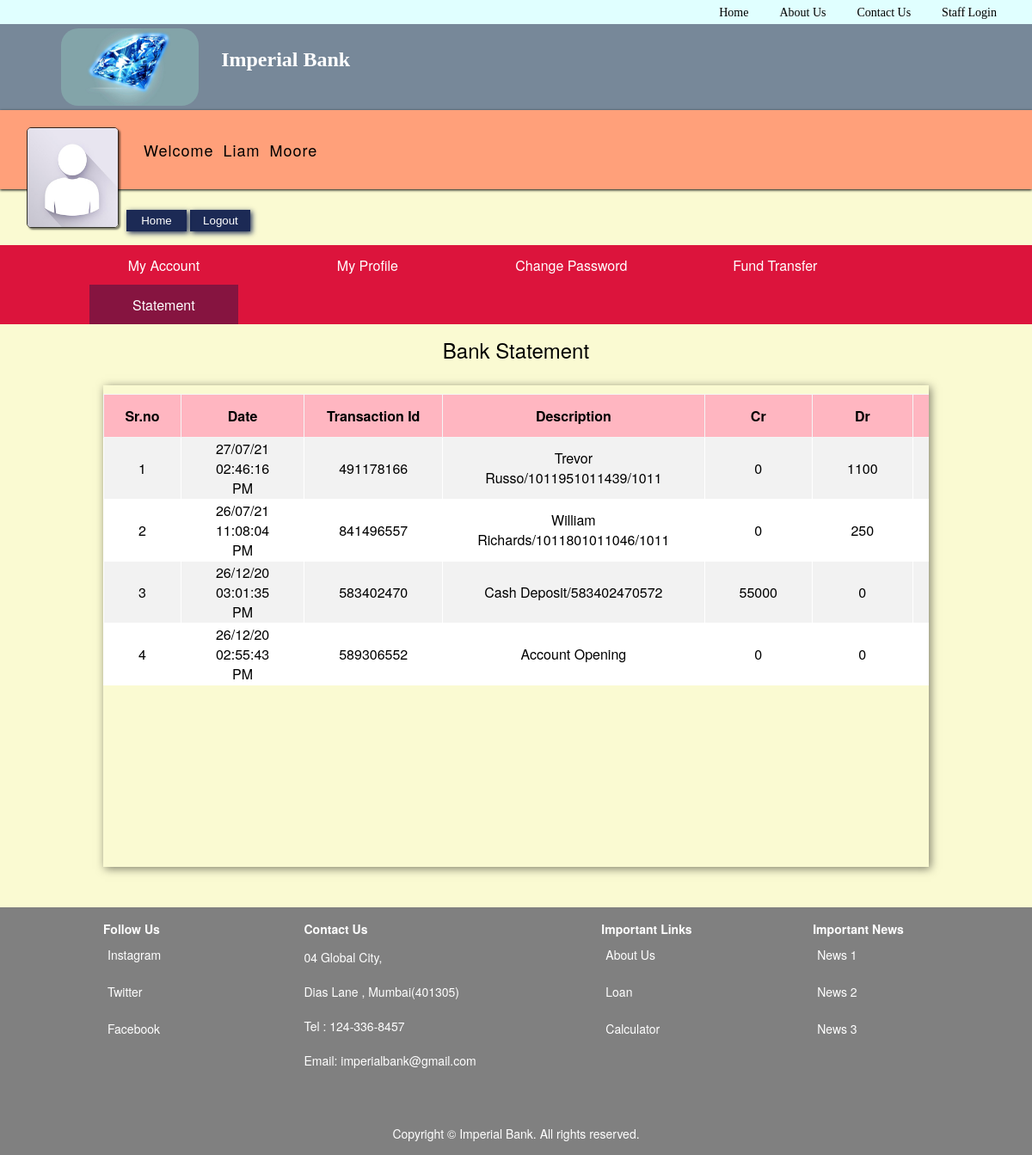
/cust_statement.php (signed in), run on the app's committed database.
### tables this page shows
CREATE TABLE `passbook_1010112` (
  `id` int(255) NOT NULL,
  `Transaction_id` varchar(255) DEFAULT NULL,
  `Transaction_date` varchar(255) DEFAULT NULL,
  `Description` varchar(255) DEFAULT NULL,
  `Cr_amount` varchar(255) DEFAULT NULL,
  `Dr_amount` varchar(255) DEFAULT NULL,
  `Net_Balance` varchar(255) DEFAULT NULL,
  `Remark` varchar(255) DEFAULT NULL
);

### cust_statement.php (the view, shortened to what this page needs)
<html>
    <head><title>Statement</title>
    <link rel="stylesheet" type="text/css" href="css/cust_statement.css" />
      <?php include 'header.php' ; ?></head>
<body>
        <?php include 'customer_profile_header.php' ?>
        <div class="cust_statement_container_head">
         <label class="heading">Bank Statement</label>
         </div>
         <div class="cust_statement_container">
         <div class="cust_statement">
                <table>
                <th>Sr.no</th>
                <th>Date</th>
                <th>Transaction Id</th>
                <th>Description</th>
                <th>Cr</th>
                <th>Dr</th>
                <th>Balance</th>
                <?php
    $cust_id = $_SESSION['customer_Id'];
	$sql = "SELECT * from passbook_$cust_id ORDER BY Id DESC";
	$result = $conn->query($sql);
	if ($result->num_rows > 0) {
			  $Sl_no = 1;
		while($row = $result->fetch_assoc()) {
		echo '
			<tr>
            <td>'.$Sl_no++.'</td>
            <td>'.$row['Transaction_date'].'</td>
			<td>'.$row['Transaction_id'].'</td>
			<td>'.$row['Description'].'</td>
			<td>'.$row['Cr_amount'].'</td>
			<td>'.$row['Dr_amount'].'</td>
			<td>$'.$row['Net_Balance'].'</td>
			</tr>';
	}
}
?>
                </table>
    </div>
            </div>
 <br>
    </body>
    <?php include 'footer.php' ; ?>
</html>

### css/cust_statement.css (style rules this page uses)
body { background-color: lightgoldenrodyellow; }
.cust_statement_container_head label { display: block; text-align: center; margin-top: 1%; font-size: 3vh; }
.cust_statement_container { width: 80%; margin: 2% auto; height: 70%; overflow-x: hidden; border: 1px ligh black; box-shadow: 2px 2px 10px rgba(0, 0, 0, 0.5); }
.cust_statement { font-size: 3vh; width: 100%; text-align: center; }
.cust_statement table { border-collapse: collapse; margin: 1% auto; font-size: 2vh; border-collapse: collapse; border: 1px rgb(221, 221, 221); text-align: center; }
.cust_statement table th { color:black; height: 50px; widows: 50px; background-color: lightpink; border: 1px solid rgb(245, 245, 245); }
.cust_statement table tr:nth-child(even) { background-color: rgb(242, 242, 242); }
.cust_statement table tr:nth-child(odd) { background-color: white; }
.cust_statement table tr td { border: 1px solid rgb(255, 255, 255); padding-left: 40px; padding-right: 40px; }
.cust_statement table tr { background-color: blue; }

### css/header.css (style rules this page uses)
* { margin: 0px; }
body { font-family: verdana, "Helvetica Neue", Helvetica, Arial, sans-serif; }

### css/footer.css (style rules this page uses)
body { margin: 0px; }

### data on the page
passbook_1010112: Transaction_date "27/07/21 02:46:16 PM", Transaction "491178166", Description "Trevor Russo/1011951011439/1011", Cr_amount "0", Dr_amount "1100"
passbook_1010112: Transaction_date "26/07/21 11:08:04 PM", Transaction "841496557", Description "William Richards/1011801011046/1011", Cr_amount "0", Dr_amount "250"
passbook_1010112: Transaction_date "26/12/20 03:01:35 PM", Transaction "583402470", Description "Cash Deposit/583402470572", Cr_amount "55000", Dr_amount "0"
passbook_1010112: Transaction_date "26/12/20 02:55:43 PM", Transaction "589306552", Description "Account Opening", Cr_amount "0", Dr_amount "0"

### other printed values
$_SESSION['Username'] "Liam Moore"
